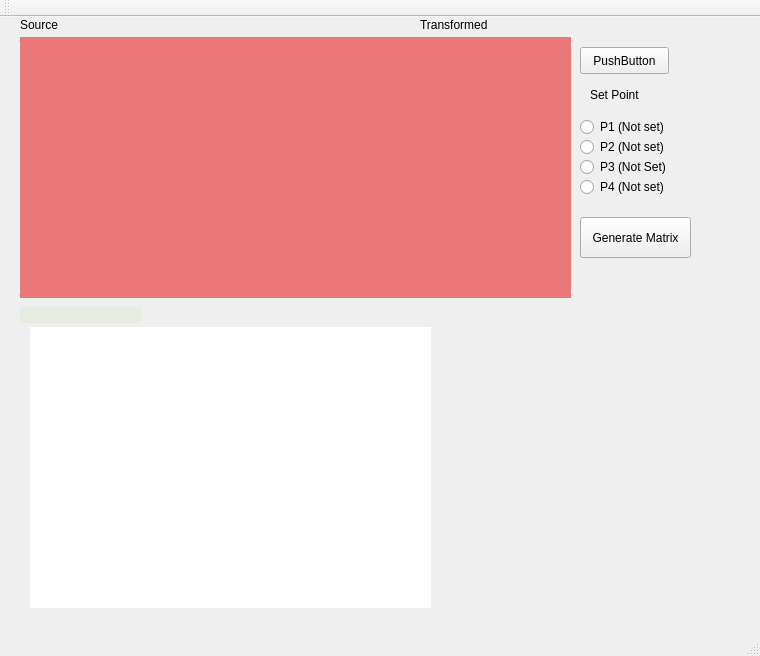
<?xml version="1.0" encoding="UTF-8"?>
<ui version="4.0">
 <class>MainWindow</class>
 <widget class="QMainWindow" name="MainWindow">
  <property name="geometry">
   <rect>
    <x>0</x>
    <y>0</y>
    <width>760</width>
    <height>656</height>
   </rect>
  </property>
  <property name="windowTitle">
   <string>MainWindow</string>
  </property>
  <widget class="QWidget" name="centralWidget">
   <widget class="matDisplay" name="Mat_Display">
    <property name="geometry">
     <rect>
      <x>20</x>
      <y>20</y>
      <width>551</width>
      <height>261</height>
     </rect>
    </property>
    <property name="maximumSize">
     <size>
      <width>10000</width>
      <height>100000</height>
     </size>
    </property>
    <property name="styleSheet">
     <string notr="true">background-color: rgb(234, 120, 120);</string>
    </property>
    <property name="text">
     <string/>
    </property>
    <property name="scaledContents">
     <bool>true</bool>
    </property>
   </widget>
   <widget class="QLabel" name="mouse_position_label">
    <property name="geometry">
     <rect>
      <x>20</x>
      <y>290</y>
      <width>121</width>
      <height>16</height>
     </rect>
    </property>
    <property name="styleSheet">
     <string notr="true">background-color: rgb(72, 63, 63);
background-color: rgb(231, 236, 227);</string>
    </property>
    <property name="text">
     <string/>
    </property>
   </widget>
   <widget class="QLabel" name="label">
    <property name="geometry">
     <rect>
      <x>590</x>
      <y>70</y>
      <width>59</width>
      <height>15</height>
     </rect>
    </property>
    <property name="text">
     <string>Set Point</string>
    </property>
   </widget>
   <widget class="QRadioButton" name="radioButton_P1">
    <property name="geometry">
     <rect>
      <x>580</x>
      <y>100</y>
      <width>104</width>
      <height>20</height>
     </rect>
    </property>
    <property name="text">
     <string>P1 (Not set)</string>
    </property>
   </widget>
   <widget class="QRadioButton" name="radioButton_P2">
    <property name="geometry">
     <rect>
      <x>580</x>
      <y>120</y>
      <width>104</width>
      <height>20</height>
     </rect>
    </property>
    <property name="text">
     <string>P2 (Not set)</string>
    </property>
   </widget>
   <widget class="QRadioButton" name="radioButton_P3">
    <property name="geometry">
     <rect>
      <x>580</x>
      <y>140</y>
      <width>104</width>
      <height>20</height>
     </rect>
    </property>
    <property name="text">
     <string>P3 (Not Set)</string>
    </property>
   </widget>
   <widget class="QRadioButton" name="radioButton_P4">
    <property name="geometry">
     <rect>
      <x>580</x>
      <y>160</y>
      <width>104</width>
      <height>20</height>
     </rect>
    </property>
    <property name="text">
     <string>P4 (Not set)</string>
    </property>
   </widget>
   <widget class="QLabel" name="label_transformed">
    <property name="geometry">
     <rect>
      <x>30</x>
      <y>310</y>
      <width>401</width>
      <height>281</height>
     </rect>
    </property>
    <property name="styleSheet">
     <string notr="true">background-color: rgb(255, 255, 255);</string>
    </property>
    <property name="text">
     <string/>
    </property>
    <property name="scaledContents">
     <bool>true</bool>
    </property>
   </widget>
   <widget class="QLabel" name="label_3">
    <property name="geometry">
     <rect>
      <x>20</x>
      <y>0</y>
      <width>59</width>
      <height>15</height>
     </rect>
    </property>
    <property name="text">
     <string>Source</string>
    </property>
   </widget>
   <widget class="QLabel" name="label_4">
    <property name="geometry">
     <rect>
      <x>420</x>
      <y>0</y>
      <width>111</width>
      <height>16</height>
     </rect>
    </property>
    <property name="text">
     <string>Transformed</string>
    </property>
   </widget>
   <widget class="QPushButton" name="pushButton_generateTransMat">
    <property name="geometry">
     <rect>
      <x>580</x>
      <y>200</y>
      <width>111</width>
      <height>41</height>
     </rect>
    </property>
    <property name="text">
     <string>Generate Matrix</string>
    </property>
   </widget>
   <widget class="QPushButton" name="pushButton">
    <property name="geometry">
     <rect>
      <x>580</x>
      <y>30</y>
      <width>89</width>
      <height>27</height>
     </rect>
    </property>
    <property name="text">
     <string>PushButton</string>
    </property>
   </widget>
  </widget>
  <widget class="QMenuBar" name="menuBar">
   <property name="geometry">
    <rect>
     <x>0</x>
     <y>0</y>
     <width>760</width>
     <height>21</height>
    </rect>
   </property>
  </widget>
  <widget class="QToolBar" name="mainToolBar">
   <attribute name="toolBarArea">
    <enum>TopToolBarArea</enum>
   </attribute>
   <attribute name="toolBarBreak">
    <bool>false</bool>
   </attribute>
  </widget>
  <widget class="QStatusBar" name="statusBar"/>
 </widget>
 <layoutdefault spacing="6" margin="11"/>
 <customwidgets>
  <customwidget>
   <class>matDisplay</class>
   <extends>QLabel</extends>
   <header location="global">matdisplay.h</header>
  </customwidget>
 </customwidgets>
 <resources/>
 <connections/>
</ui>
